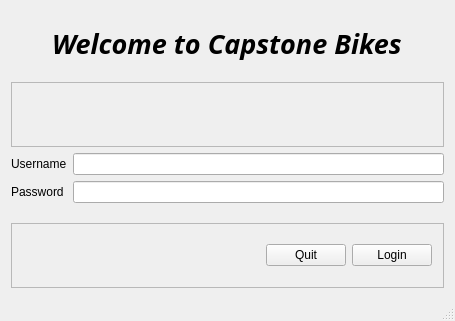
<?xml version="1.0" encoding="UTF-8"?>
<ui version="4.0">
 <class>MainWindow</class>
 <widget class="QMainWindow" name="MainWindow">
  <property name="geometry">
   <rect>
    <x>0</x>
    <y>0</y>
    <width>455</width>
    <height>321</height>
   </rect>
  </property>
  <property name="windowTitle">
   <string>MainWindow</string>
  </property>
  <widget class="QWidget" name="centralWidget">
   <layout class="QVBoxLayout" name="verticalLayout">
    <item alignment="Qt::AlignHCenter">
     <widget class="QLabel" name="label">
      <property name="font">
       <font>
        <family>Purisa</family>
        <pointsize>20</pointsize>
        <weight>75</weight>
        <italic>true</italic>
        <bold>true</bold>
       </font>
      </property>
      <property name="text">
       <string>Welcome to Capstone Bikes</string>
      </property>
     </widget>
    </item>
    <item>
     <widget class="QFrame" name="frame_2">
      <property name="frameShape">
       <enum>QFrame::StyledPanel</enum>
      </property>
      <property name="frameShadow">
       <enum>QFrame::Raised</enum>
      </property>
      <layout class="QHBoxLayout" name="horizontalLayout_2">
       <item alignment="Qt::AlignHCenter">
        <widget class="QLabel" name="imgView">
         <property name="text">
          <string/>
         </property>
        </widget>
       </item>
      </layout>
     </widget>
    </item>
    <item>
     <layout class="QFormLayout" name="formLayout">
      <item row="0" column="0">
       <widget class="QLabel" name="label_2">
        <property name="text">
         <string>Username</string>
        </property>
       </widget>
      </item>
      <item row="0" column="1">
       <widget class="QLineEdit" name="usernameTxt"/>
      </item>
      <item row="1" column="0">
       <widget class="QLabel" name="label_3">
        <property name="text">
         <string>Password</string>
        </property>
       </widget>
      </item>
      <item row="1" column="1">
       <widget class="QLineEdit" name="passwordTxt">
        <property name="echoMode">
         <enum>QLineEdit::Password</enum>
        </property>
       </widget>
      </item>
     </layout>
    </item>
    <item>
     <widget class="QFrame" name="frame">
      <property name="frameShape">
       <enum>QFrame::StyledPanel</enum>
      </property>
      <property name="frameShadow">
       <enum>QFrame::Raised</enum>
      </property>
      <layout class="QHBoxLayout" name="horizontalLayout">
       <item>
        <spacer name="horizontalSpacer">
         <property name="orientation">
          <enum>Qt::Horizontal</enum>
         </property>
         <property name="sizeHint" stdset="0">
          <size>
           <width>40</width>
           <height>20</height>
          </size>
         </property>
        </spacer>
       </item>
       <item>
        <widget class="QPushButton" name="cancelButton">
         <property name="text">
          <string>Quit</string>
         </property>
        </widget>
       </item>
       <item>
        <widget class="QPushButton" name="loginButton">
         <property name="text">
          <string>Login</string>
         </property>
        </widget>
       </item>
      </layout>
     </widget>
    </item>
   </layout>
  </widget>
  <widget class="QStatusBar" name="statusBar"/>
 </widget>
 <layoutdefault spacing="6" margin="11"/>
 <resources/>
 <connections/>
</ui>
